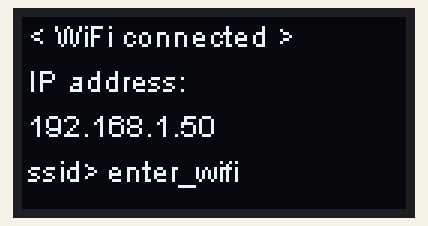
Recording of a sketch running on a simulated ESP32. Parts: 128×64 one-colour display. WiFi joins after 1.5 s; servers stay silent unless stated; the local clock reads 2024-03-15 10:24:30 at power-on unless the sketch sets it; what the sketch prints to the serial monitor is not drawn.

Above: at 1.7 s.
At 3.7 s:
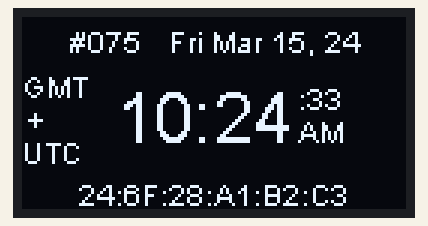
At 12.1 s:
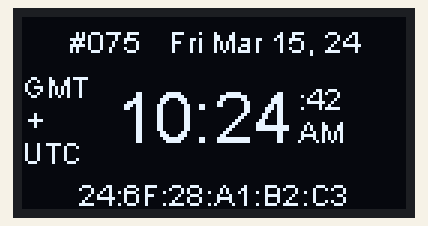
At 18.25 s:
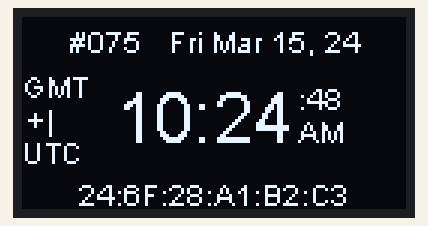
At 25.21 s:
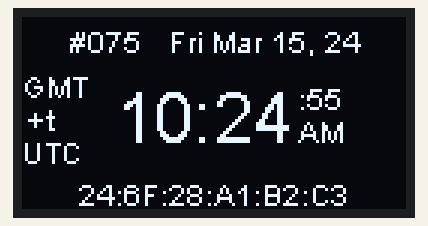
At 39.2 s:
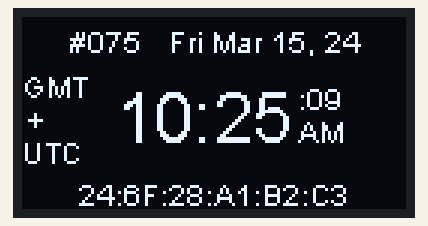

The sketch:

v2_z1.ino
```cpp
//---------------------------------------------------------------
//                           VEŽBA 2
//                          ZADATAK 1
//---------------------------------------------------------------
//  Modifikovati aplikaciju za sinhronizaciju vremena tako da se
//  aktuelno vreme i datum ispisuju na OLED displeju.

#include <WiFi.h>
#include "time.h"
#include <Wire.h>
#include "heltec.h"

// Replace with your network credentials
const char* ssid     = "enter_wifi";
const char* password = "enter_password";
const char* Timezone = "CET-1CEST,M3.5.0,M10.5.0/3"; // YOUR TIMEZONE INFORMATION This example is for Belgrade, CET


void setup() {

  Heltec.begin(true /*DisplayEnable Enable*/, false /*LoRa Enable*/, true /*Serial Enable*/);
  Heltec.display->init();
  Heltec.display->clear();
  Heltec.display->flipScreenVertically();
  Heltec.display->setTextAlignment(TEXT_ALIGN_LEFT);
  Heltec.display->setFont(ArialMT_Plain_10);
  Heltec.display->drawString(2, 15, "Connecting to ssid: ");
  Heltec.display->drawString(28, 30, ssid);
  Heltec.display->display();
  delay(100);

  WiFi.begin(ssid, password);
  delay(100);

  while (WiFi.status() != WL_CONNECTED) {
    delay(100);
  }
  // Display IP address
  Heltec.display->clear();
  Heltec.display->setFont(ArialMT_Plain_10);
  Heltec.display->drawString(2, 0, "< WiFi connected >");
  Heltec.display->drawString(2, 15, "IP address: ");
  Heltec.display->drawString(2, 30, WiFi.localIP().toString());
  Heltec.display->drawString(2, 45, "ssid>");
  Heltec.display->drawString(28, 45, ssid);
  Serial.println(WiFi.localIP());
  Heltec.display->display();
  Heltec.display->clear();
  delay(2000);

  // Initialize NTPClient
  configTime(0, 0, "0.ca.pool.ntp.org");
  printLocalTime();
  setenv("TZ", Timezone, 1);
  delay(8000); // Wait for time services, displays UTC time for 8 sec then corrects to your TZ
  WiFi.disconnect();
}

void loop() {

  Heltec.display -> clear();
  printLocalTime();
  delay(100);
}

void printLocalTime() {
  struct tm timeinfo;
  if (!getLocalTime(&timeinfo)) {

  Heltec.display->setFont(ArialMT_Plain_10);
  Heltec.display->drawString(2, 25, "FAIL connect NTP Server");
  Heltec.display->display();
  Heltec.display->clear();
  return;
  }
  //this routine makes the strings for the digital display
  Serial.println(&timeinfo, "%d.%m.%Y %H:%M:%S");
  char timeStringBuff[50];
  char dateStringBuff[50];
  char secStringBuff[4];
  char minStringBuff[3];
  char hourStringBuff[3];
  char ampmStringBuff[3];
  char tzStringBuff[4];
  char offsetStringBuff[4];

  strftime(timeStringBuff, sizeof(timeStringBuff), "%H:%M ", &timeinfo); // %I shows 12hr clock replace with %H for 24hr clock
  strftime(dateStringBuff, sizeof(dateStringBuff), "#%j   %a %b %d, %y", &timeinfo);
  //[%a] shows short day of week  | %b shows short month change to %m for month number | %j shows day of the year
  strftime(secStringBuff, sizeof(secStringBuff), ":%S", &timeinfo);
  strftime(minStringBuff, sizeof(minStringBuff), "%M", &timeinfo);
  strftime(hourStringBuff, sizeof(hourStringBuff), "%H", &timeinfo);
  strftime(ampmStringBuff, sizeof(ampmStringBuff), "%p", &timeinfo); // comment out line if you change to 24 hr clock (removes am/pm)
  strftime(tzStringBuff, sizeof(tzStringBuff), "%Z", &timeinfo); // Shows time zone info if available
  strftime(offsetStringBuff, sizeof(offsetStringBuff), "%z", &timeinfo); // Shows UTC time offset

  String TimeAsString(timeStringBuff);
  String DateAsString(dateStringBuff);
  String SecAsString(secStringBuff);
  String MinAsString(minStringBuff);
  String HourAsString(hourStringBuff);
  String AmpmAsString(ampmStringBuff);
  String TzAsString(tzStringBuff);
  String OffsetAsString(offsetStringBuff);

    Heltec.display->clear();
    Heltec.display->setTextAlignment(TEXT_ALIGN_CENTER);
    Heltec.display->setFont(ArialMT_Plain_24);
    Heltec.display->drawString(64, 20, TimeAsString);
    Heltec.display->setFont(ArialMT_Plain_10);
    Heltec.display->drawString(64, 2, DateAsString);
    Heltec.display->drawString(99, 21, SecAsString);
    Heltec.display->drawString(99, 32, AmpmAsString);
    Heltec.display->drawString(64, 53, WiFi.macAddress()); // mac address shown
    Heltec.display->setTextAlignment(TEXT_ALIGN_LEFT);
    Heltec.display->drawString(0, 17, TzAsString);
    Heltec.display->drawString(2, 28, OffsetAsString);
    Heltec.display->drawString(0, 39, "UTC");
    Heltec.display->display();

  }
```

Measured:
- what the display in image 0 shows lasts 2.0 s, from 1.7 s to 3.7 s
- what the display in image 1 shows lasts 8.0 s, from 3.7 s to 11.7 s
